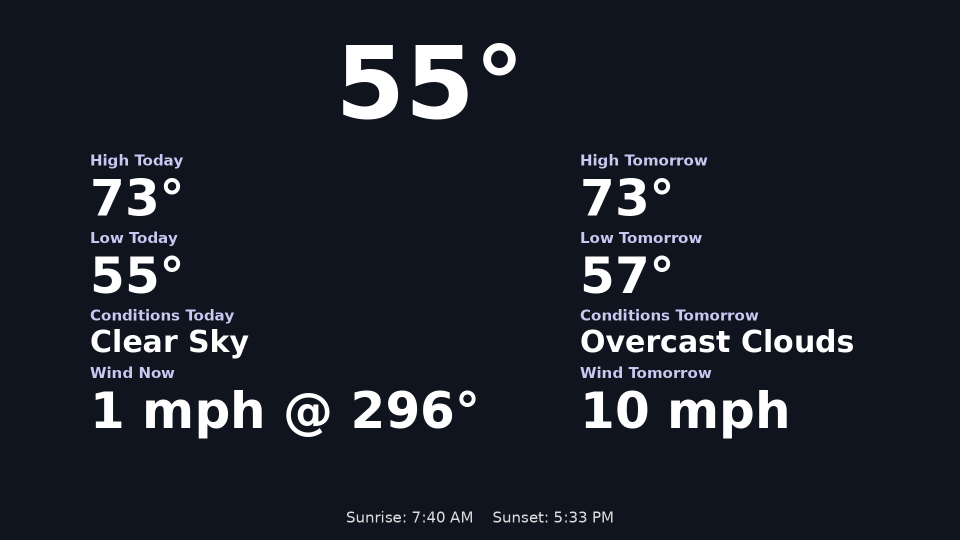
#> input picture weather_panel.png, 1920 x 1080 px (shown at 1/2 size); its folder holds only this picture in this run
$ python -i slideshowV2-2.py   (imports and definitions only)   (older library calls are emulated)
#> lines starting #> are read from the running program, lines starting #| are printed output that depends on the picture
#!/usr/bin/env python3
# Slideshow.py - Version 2.0
# Features:
# - Randomized slideshow from directories in ~/bin/slideshowDirectories.txt
# - Excludes directories via substrings in ~/bin/exclude_dirs.txt
# - Excludes individual images via full paths in ~/bin/exclude_images.txt
# - Crops to fill 1920x1080 landscape canvas exactly (no borders, aspect preserved)
# - Handles EXIF orientation, time overlay every 10 images
# - Serves on port 8000, auto-reload every 5s in browser
# - Logging to console and dated file
# - Fixed PIL compatibility: Uses Image.ANTIALIAS for older Pillow versions

import os
import time
import random
import logging
from datetime import datetime
from http.server import SimpleHTTPRequestHandler, HTTPServer
from PIL import Image, ImageDraw, ImageFont, ExifTags
import threading


# Configure logging
import logging.handlers
import os
from datetime import datetime

# --- SLIDESHOW CONFIGURATION ---
IMAGES_PER_DIRECTORY = 40        # ← Change this to any number
TIME_IMAGE_EVERY_N = 10          # Show time image every N images
SLIDE_DURATION_SECONDS = 5       # Time between images
IMAGE_EXTENSIONS = ('.jpg', '.jpeg', '.png', '.gif')


# ---- 1. General log: WARNING+ only ----
GENERAL_LOG = os.path.expanduser('~/bin/slideshow.log')
# [2 lines that did not run here, left out]
# [3 lines not run here, left out]

# ---- 2. Display log: ONLY image paths ----
DISPLAY_LOG = os.path.expanduser('~/bin/slideshow_display.log')
# [2 lines that did not run here, left out]
# [3 lines not run here, left out]

# Dedicated logger for display events
display_logger = logging.getLogger('display')
# [1 line not run here, left out]
display_logger.propagate = False
# [4 lines not run here, left out]


# ---- 3. Console + root logger (DEBUG+, no display) ----
stream_handler = logging.StreamHandler()
# [3 lines not run here, left out]

root_logger = logging.getLogger()
# [4 lines not run here, left out]

# ---- 4. Helper: logs ONLY to slideshow_display.log ----
def log_image_display(image_path: str):
    display_logger.info(image_path)   # This now works


from http.server import SimpleHTTPRequestHandler

class SlideshowHTTPRequestHandler(SimpleHTTPRequestHandler):

    # [123 lines left out: functions do_GET, get_html_content, generate_slideshow_images, generate_time_image, not called in this run]


def serve_image(image_path):
#> called with image_path = '../weather_panel.png'
    try:
        logging.info(f"Serving image: {image_path}")
        img = Image.open(image_path)
#> img is the input picture: PIL image 1920x1080 RGB; mean R, G, B 27.8, 32.5, 42.3

        # Verify image loaded properly
        img.verify()  # Raises if corrupted
        img = Image.open(image_path)  # Re-open after verify()

        # Handle EXIF orientation
        try:
            for orientation in ExifTags.TAGS.keys():
                if ExifTags.TAGS[orientation] == 'Orientation':
                    break
            exif = img._getexif()
            if exif is not None:
                exif = dict(exif.items())
                orientation_value = exif.get(orientation, 1)
                if orientation_value == 3:
                    img = img.rotate(180, expand=True)
                elif orientation_value == 6:
                    img = img.rotate(270, expand=True)
                elif orientation_value == 8:
                    img = img.rotate(90, expand=True)
        except Exception as e:
            logging.warning(f"EXIF error for {image_path}: {e}")

        # Save full image
        img.save('/tmp/resized_image.jpg', 'JPEG', quality=95)
        logging.info(f"Full image saved: {image_path}")
        log_image_display(image_path)

    except Exception as e:
        logging.error(f"SKIPPING BAD IMAGE: {image_path} | Error: {e}")
        # Optional: Save a placeholder so browser doesn't hang
        placeholder = Image.new('RGB', (1920, 1080), color=(50, 0, 0))
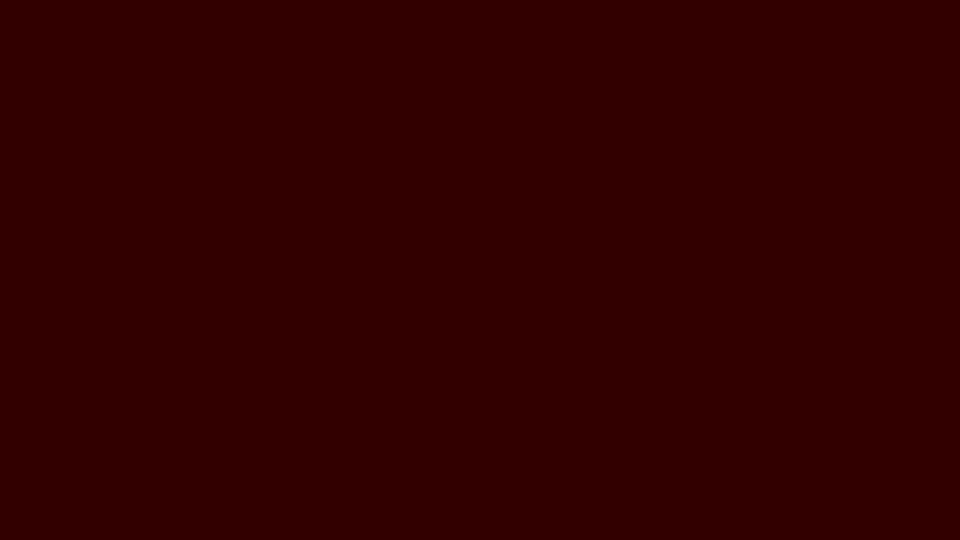
#> placeholder: PIL image 1920x1080 RGB (shown at 1/2 size); mean R, G, B 50, 0, 0
        draw = ImageDraw.Draw(placeholder)
        draw.text((50, 50), f"SKIPPED: {os.path.basename(image_path)}", fill=(255,255,255))
        placeholder.save('/tmp/resized_image.jpg')
        log_image_display(f"[SKIPPED] {image_path}")


# [5 lines left out: function run_server, not called in this run]

# [30 lines not run here, left out]

>>> result = serve_image('../weather_panel.png')
